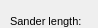
     <widget class="QWidget" name="page">
      <property name="geometry">
       <rect>
        <x>0</x>
        <y>0</y>
        <width>98</width>
        <height>28</height>
       </rect>
      </property>
      <attribute name="label">
       <string>Specific information</string>
      </attribute>
      <widget class="QLineEdit" name="manhole_prot_surface">
       <property name="geometry">
        <rect>
         <x>380</x>
         <y>10</y>
         <width>160</width>
         <height>20</height>
        </rect>
       </property>
       <property name="inputMask">
        <string/>
       </property>
       <property name="text">
        <string/>
       </property>
       <property name="frame">
        <bool>true</bool>
       </property>
      </widget>
      <widget class="QLineEdit" name="manhole_sander_length">
       <property name="geometry">
        <rect>
         <x>110</x>
         <y>10</y>
         <width>160</width>
         <height>20</height>
        </rect>
       </property>
       <property name="inputMask">
        <string/>
       </property>
       <property name="text">
        <string/>
       </property>
       <property name="frame">
        <bool>true</bool>
       </property>
      </widget>
      <widget class="QLabel" name="label_manhole_sander_length">
       <property name="geometry">
        <rect>
         <x>10</x>
         <y>10</y>
         <width>91</width>
         <height>22</height>
        </rect>
       </property>
       <property name="font">
        <font>
         <pointsize>8</pointsize>
        </font>
       </property>
       <property name="frameShape">
        <enum>QFrame::NoFrame</enum>
       </property>
       <property name="frameShadow">
        <enum>QFrame::Plain</enum>
       </property>
       <property name="text">
        <string>Sander length:</string>
       </property>
       <property name="textFormat">
        <enum>Qt::AutoText</enum>
       </property>
       <property name="scaledContents">
        <bool>false</bool>
       </property>
       <property name="alignment">
        <set>Qt::AlignLeading|Qt::AlignLeft|Qt::AlignVCenter</set>
       </property>
       <property name="margin">
        <number>3</number>
       </property>
      </widget>
      <widget class="QLabel" name="label_manhole_prot_surface">
       <property name="geometry">
        <rect>
         <x>280</x>
         <y>5</y>
         <width>111</width>
         <height>31</height>
        </rect>
       </property>
       <property name="font">
        <font>
         <pointsize>8</pointsize>
        </font>
       </property>
       <property name="frameShape">
        <enum>QFrame::NoFrame</enum>
       </property>
       <property name="frameShadow">
        <enum>QFrame::Plain</enum>
       </property>
       <property name="text">
        <string>Protection surface:</string>
       </property>
       <property name="textFormat">
        <enum>Qt::AutoText</enum>
       </property>
       <property name="scaledContents">
        <bool>false</bool>
       </property>
       <property name="alignment">
        <set>Qt::AlignLeading|Qt::AlignLeft|Qt::AlignVCenter</set>
       </property>
       <property name="wordWrap">
        <bool>true</bool>
       </property>
       <property name="margin">
        <number>3</number>
       </property>
      </widget>
     </widget>
